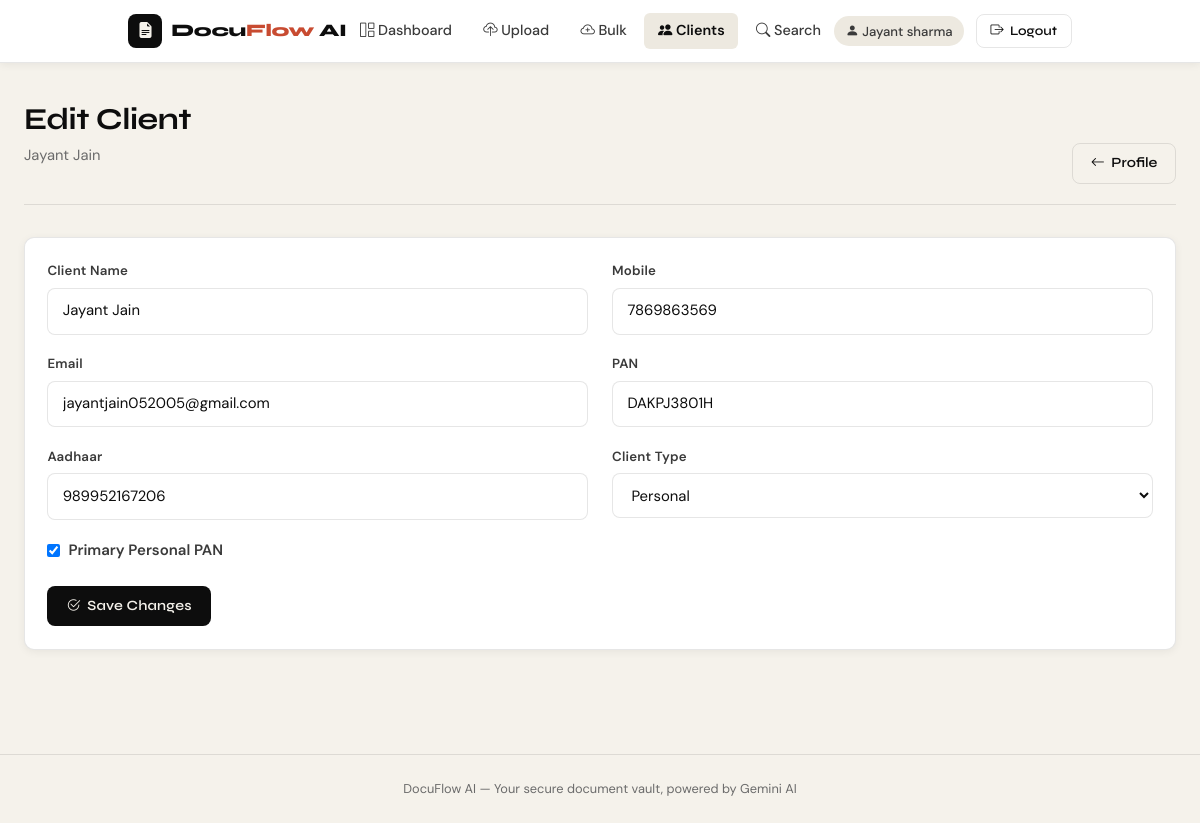
Screenshot of /clients/edit/3 (signed in) with the database file from the repository.
### app/models/client.py (models this page shows)
class Client(db.Model):
    __tablename__ = "clients"
    id = db.Column(
        db.Integer,
        primary_key=True
    )
    firm_id = db.Column(
        db.Integer,
        db.ForeignKey("firms.id"),
        nullable=False
    )
    client_name = db.Column(
        db.String(255),
        nullable=False
    )
    mobile = db.Column(
        db.String(20)
    )
    email = db.Column(
        db.String(255)
    )
    pan_number = db.Column(
        db.String(20),
        nullable=False
    )
    aadhaar_number = db.Column(
        db.String(20)
    )
    created_at = db.Column(
        db.DateTime,
        server_default=db.func.now()
    )
    client_type = db.Column(
    db.String(50)
)
    is_primary_personal = db.Column(
    db.Boolean,
    default=False
)
    is_active = db.Column(
    db.Boolean,
    default=True,
    nullable=False
)
    google_drive_folder_id = db.Column(
    db.String(255)
)

### app/routes/clients.py (the view, shortened to what this page needs)
@clients_bp.route(
    "/clients/edit/<int:client_id>",
    methods=["GET", "POST"]
)
@login_required
def edit_client(client_id):
    client = get_firm_client_or_404(client_id)
    if not client:
        return redirect(url_for("clients.client_list"))
    return render_template(
        "clients/edit.html",
        client=client
    )

### app/routes/clients.py (called while the page is built)
def get_firm_client_or_404(client_id):
    client = Client.query.get_or_404(client_id)
    if client.firm_id != session["firm_id"]:
        flash("Unauthorized", "danger")
        return None
    return client

### app/utils/access_control.py (called while the page is built, shortened)
def login_required(f):
    @wraps(f)
    def decorated(*args, **kwargs):
        if "user_id" not in session:
            return redirect(url_for("auth.login"))
        return f(*args, **kwargs)
    return decorated

### app/templates/clients/edit.html (shortened to what this page needs)
{% extends "base.html" %}
{% block content %}
<div class="page-header">
  <div>
    <h1>Edit Client</h1>
    <p class="subtitle">{{ client.client_name }}</p>
  </div>
  <a href="{{ url_for('clients.view_client', client_id=client.id) }}" class="btn-outline-custom">
    <i class="bi bi-arrow-left"></i> Profile
  </a>
</div>
<div class="card-custom">
  <div class="card-body">
    <form method="POST">
      <div class="row">
        <div class="col-md-6 form-group">
          <label class="form-label-custom" for="client_name">Client Name</label>
          <input class="form-control-custom" id="client_name" type="text" name="client_name" value="{{ client.client_name }}" required>
        </div>
        <div class="col-md-6 form-group">
          <label class="form-label-custom" for="mobile">Mobile</label>
          <input class="form-control-custom" id="mobile" type="tel" name="mobile" value="{{ client.mobile or '' }}" pattern="[0-9+\-\s]{7,15}" title="Enter a valid phone number">
        </div>
        <div class="col-md-6 form-group">
          <label class="form-label-custom" for="email">Email</label>
          <input class="form-control-custom" id="email" type="email" name="email" value="{{ client.email or '' }}">
        </div>
        <div class="col-md-6 form-group">
          <label class="form-label-custom" for="pan_number">PAN</label>
          <input class="form-control-custom" id="pan_number" type="text" name="pan_number" value="{{ client.pan_number }}" pattern="[A-Z]{5}[0-9]{4}[A-Z]{1}" title="PAN format: ABCDE1234F" oninput="this.value=this.value.toUpperCase()" required>
        </div>
        <div class="col-md-6 form-group">
          <label class="form-label-custom" for="aadhaar_number">Aadhaar</label>
          <input class="form-control-custom" id="aadhaar_number" type="text" name="aadhaar_number" value="{{ client.aadhaar_number or '' }}" pattern="[0-9 ]{12,14}" title="12-digit Aadhaar number">
        </div>
        <div class="col-md-6 form-group">
          <label class="form-label-custom" for="client_type">Client Type</label>
          <select class="form-control-custom" id="client_type" name="client_type">
            {% for value, label in [('personal','Personal'), ('business','Business'), ('huf','HUF'), ('company','Company')] %}
            <option value="{{ value }}" {{ 'selected' if client.client_type == value else '' }}>{{ label }}</option>
            {% endfor %}
          </select>
        </div>
      </div>
      <label class="d-flex align-items-center gap-2 mb-4" style="font-weight:600;color:var(--ink-mid);">
        <input type="checkbox" name="is_primary_personal" {{ 'checked' if client.is_primary_personal else '' }}>
        Primary Personal PAN
      </label>
      <button type="submit" class="btn-primary-custom">
        <i class="bi bi-check2-circle"></i> Save Changes
      </button>
    </form>
  </div>
</div>
{% endblock %}

### static/css/style.css (style rules this page uses)
html { scroll-behavior: smooth; }

### app/templates/base.html (style rules this page uses)
:root { --ink: #0d0d0d; --ink-mid: #3a3a3a; --ink-soft: #6b6b6b; --paper: #f5f2eb; --paper-alt: #ede9e0; --accent: #c84b31; --accent-2: #2d6a4f; --accent-3: #e8b64b; --surface: #ffffff; --border: rgba(13,13,13,0.10); --shadow-sm: 0 2px 8px rgba(13,13,13,0.06); --shadow-md: 0 6px 24px rgba(13,13,13,0.10); --radius: 10px; --font-display: 'Syne', sans-serif; --font-body: 'DM Sans', sans-serif; }
*, *::before, *::after { box-sizing: border-box; margin: 0; padding: 0; }
body { font-family: var(--font-body); background-color: var(--paper); color: var(--ink); min-height: 100vh; font-size: 15px; line-height: 1.6; }
h1, h2, h3, h4, h5, h6 { font-family: var(--font-display); font-weight: 700; }
a { color: var(--accent); text-decoration: none; }
.btn-primary-custom { background: var(--ink); color: var(--paper); border: none; padding: 0.55rem 1.2rem; border-radius: 8px; font-family: var(--font-display); font-weight: 600; font-size: 0.88rem; letter-spacing: 0.2px; cursor: pointer; transition: background 0.15s, transform 0.1s; display: inline-flex; align-items: center; gap: 0.4rem; text-decoration: none; }
.btn-outline-custom { background: transparent; color: var(--ink); border: 1.5px solid var(--border); padding: 0.5rem 1.1rem; border-radius: 8px; font-family: var(--font-display); font-weight: 600; font-size: 0.88rem; cursor: pointer; transition: border-color 0.15s, background 0.15s; display: inline-flex; align-items: center; gap: 0.4rem; text-decoration: none; }
.page-header { margin-bottom: 2rem; padding-bottom: 1.25rem; border-bottom: 1.5px solid var(--border); display: flex; align-items: flex-end; justify-content: space-between; gap: 1rem; flex-wrap: wrap; }
.page-header h1 { font-size: 1.9rem; letter-spacing: -0.5px; line-height: 1.1; }
.page-header .subtitle { color: var(--ink-soft); font-size: 0.92rem; margin-top: 0.2rem; }
.card-custom { background: var(--surface); border: 1.5px solid var(--border); border-radius: var(--radius); box-shadow: var(--shadow-sm); overflow: hidden; transition: box-shadow 0.2s, transform 0.2s; }
.card-body { padding: 1.4rem; }
.form-control-custom { width: 100%; padding: 0.65rem 0.9rem; border: 1.5px solid var(--border); border-radius: 8px; background: var(--surface); font-family: var(--font-body); font-size: 0.93rem; color: var(--ink); transition: border-color 0.15s, box-shadow 0.15s; outline: none; }
.form-label-custom { display: block; font-size: 0.83rem; font-weight: 600; color: var(--ink-mid); margin-bottom: 0.4rem; letter-spacing: 0.2px; }
.form-group { margin-bottom: 1.15rem; }

### rows the page displays
Client: client_name "Jayant Jain", mobile "7869863569", email "jayantjain052005@gmail.com", pan_number "DAKPJ3801H", aadhaar_number "989952167206"

### other values shown
{{ session.full_name }} "Jayant sharma"
form field client_type "Personal"
